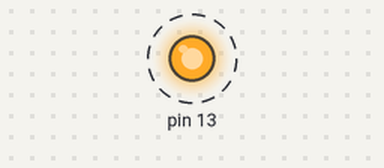
Bench run of a sketch on a simulated Arduino Uno, built with avr-gcc and run on an emulated ATmega328P. Shown: output pins drawn as LEDs (lit = HIGH). Dashed ring = blinking.

Above: at 0.2 s.
Timing chart, 0 to 3.0 s (numbered marks = the images above):
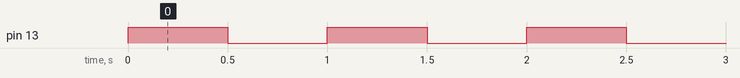

Measured:
- by itself, pin 13: alternates HIGH for 0.50 s and LOW for 0.50 s

The sketch:

sketch_mar03c.ino
```cpp
#include <Wire.h>
#include <LiquidCrystal_I2C.h>
LiquidCrystal_I2C lcd(0x27,16,2);

void setup()
{
  pinMode(13, OUTPUT);
}

void loop()
{
  digitalWrite(13, HIGH);
  delay(500);
  digitalWrite(13,LOW);
  delay(500);
}
```
